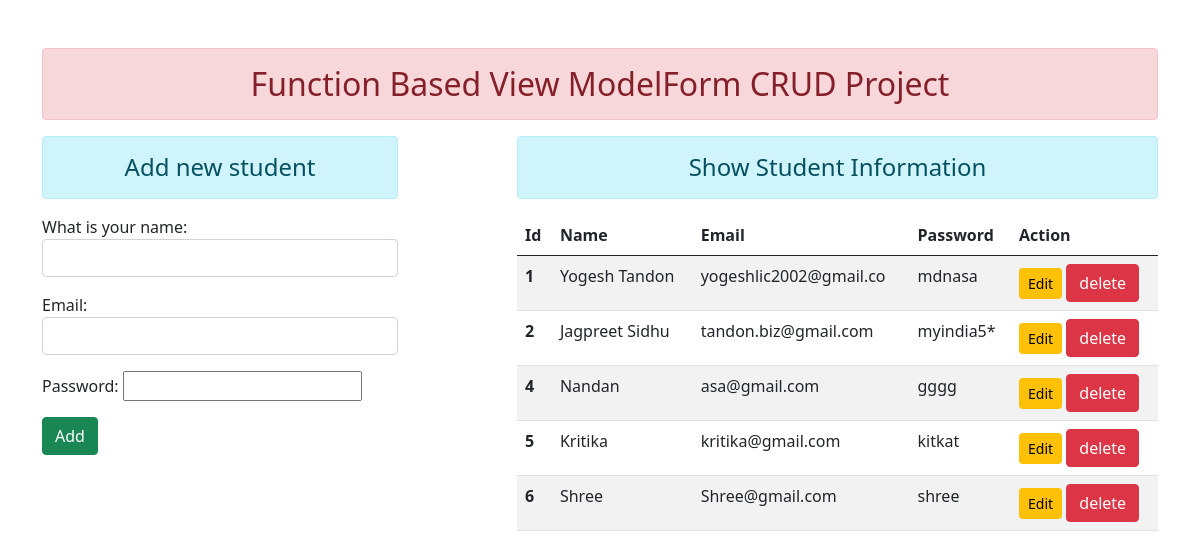
The page / on the database its author committed.
### enroll/models.py (models this page shows)
class User(models.Model):
    name = models.CharField(max_length=70)
    email = models.EmailField(max_length=100)
    password = models.CharField(max_length=100)
    widgets = {
        'name': forms.TextInput(attrs={'class': 'form-control'}),
        'email': forms.EmailInput(attrs={'class': 'form-control'}),
        'password': forms.PasswordInput(attrs={'class': 'form-control'})
               }

### enroll/views.py (the view)
# urls.py: path('',  views.add_show, name='addandshow'),
def add_show(request):
    if request.method == 'POST':
        fm = StudentRegistration(request.POST)
        if fm.is_valid():
            fm.save()
            fm = StudentRegistration()
    else:
        fm = StudentRegistration()
    stud = User.objects.all()
    print(stud)
    return render(request, 'enroll/addandshow.html', {'form': fm, 'stu': stud})

### enroll/forms.py
class StudentRegistration(forms.ModelForm):
    class Meta:
        model = User
        fields = ['name', 'email', 'password']
        labels = {
            "name": "What is your name",
        }
        widgets = {
            'name': forms.TextInput(attrs={'class': 'form-control'}),
            'email': forms.EmailInput(attrs={'class': 'form-control'}),
            'password': forms.PasswordInput(render_value=True, attrs={'class': 'form-control', 'class': 'd-line'})
        }

### enroll/templates/enroll/addandshow.html (shortened to what this page needs)
{% extends 'enroll/base.html' %}
{% block content %}
<div class="row">
    <div class="col-sm-4">
        <h4 class="text-center alert alert-info">Add new student</h4>
        <form method="POST">
            {{form.as_p}}
            <input type="submit" class="btn btn-success" value="Add">
        </form>
    </div>
    <div class="col-sm-7 offset-1" >
    <h4 class="text-center alert alert-info">Show Student Information</h4>
    {% if stu %}
        <table class="table table-striped table-hover">
            <thead>
                <tr>
                  <th scope="col">Id</th>
                  <th scope="col">Name</th>
                  <th scope="col">Email</th>
                  <th scope="col">Password</th>
                  <th scope="col">Action</th>
                </tr>
              </thead>
            <tbody>
                {% for st in stu %}
                <tr>
                  <th scope="row">{{st.id}}</th>
                  <td>{{st.name}}</td>
                  <td>{{st.email}}</td>
                  <td>{{st.password}}</td>
                  <td> <a href="{% url 'UpdateData' st.id %}" class="btn btn-warning btn-sm">Edit </a>
                      <form action="{% url 'DeleteData' st.id %}" method="POST" class="d-inline">
                          <input type="submit" value="delete" class="btn btn-danger">
                      </form>
                  </td>
                </tr>
               {% endfor %}
              </tbody>
        </table>
    {% else %}
        <h4 class="text-center alert alert-warning>No Records</h4>
    {% endif %}
    </div>
</div>
{% endblock %}

### enroll/templates/enroll/base.html (shortened to what this page needs)
<!DOCTYPE html>
{% load static %}
<html lang="en">
<head>
    <link rel="stylesheet" href="{% static 'enroll/css/bootstrap.css' %}">
</head>
<body>
<div class="container mt-5">
    <h2 class="text-center alert alert-danger ">Function Based View ModelForm CRUD Project</h2>
    {% block content %}
    {% endblock %}
</div>
</body>
</html>

### rows shown on the page
User: id "1", name "Yogesh Tandon", email "yogeshlic2002@gmail.co", password "mdnasa"
User: id "2", name "Jagpreet Sidhu", email "tandon.biz@gmail.com", password "myindia5*"
User: id "4", name "Nandan", email "asa@gmail.com", password "gggg"
User: id "5", name "Kritika", email "kritika@gmail.com", password "kitkat"
User: id "6", name "Shree", email "Shree@gmail.com", password "shree"
